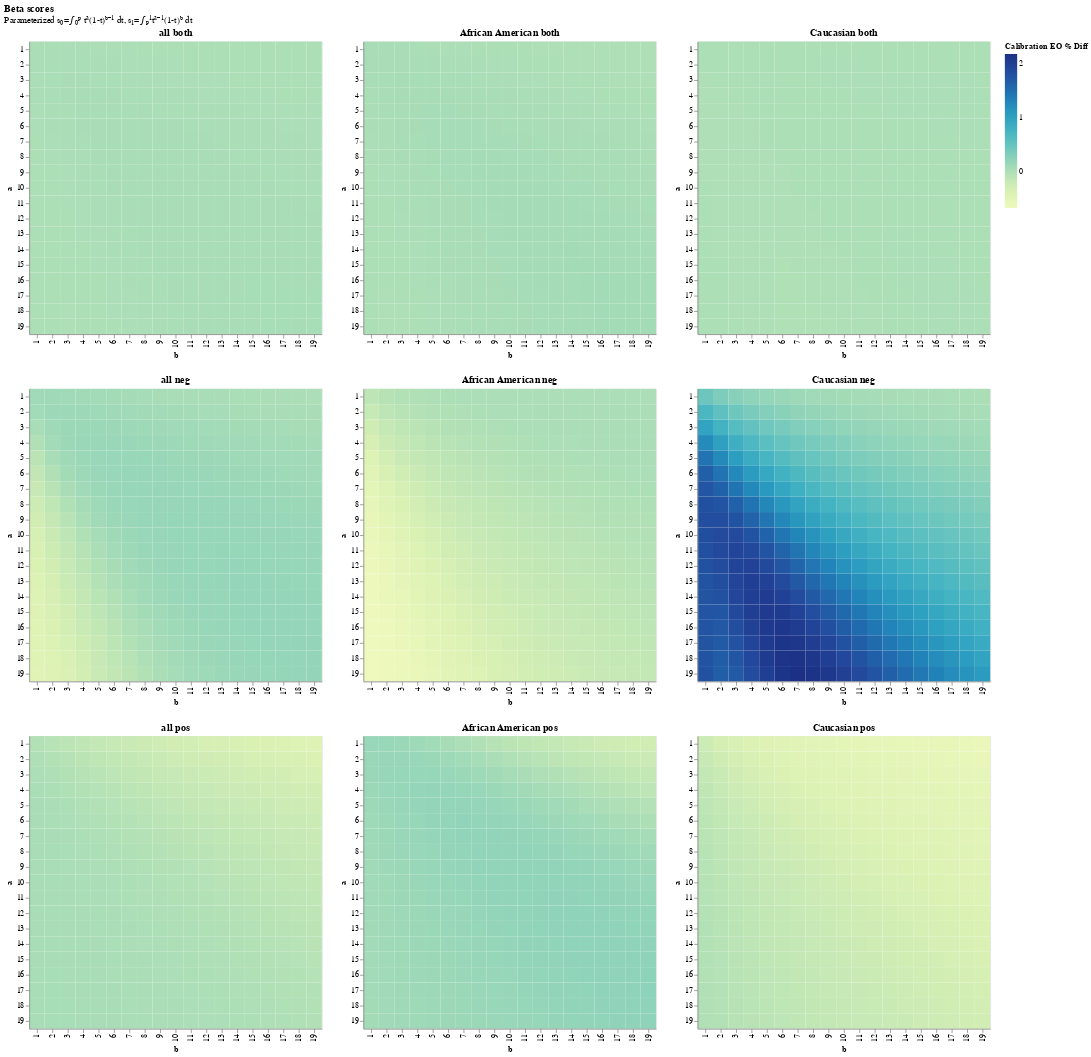

Notebook code cell kept with this figure:
### Code cell
# Plot percentage difference by a and b
charts = []
classes = ['all','pos','neg']
for c in CLASSES:
    for race in RACES_GROUPS:
        names = (race[1],c[1])
        chart = alt.Chart(scores_df).mark_rect().encode(
            x='b:O',
            y='a:O',
            color=alt.Color('cal_EO_pdiff_%s_%s' % names,title="Calibration EO % Diff")
        ).properties(title='%s %s' % names)
        charts.append(chart)
alt.concat(*charts,columns=3).properties(title=alt.Title('Beta scores',subtitle='Parameterized s₀=∫₀ᵖ tᵃ(1-t)ᵇ⁻¹ dt, s₁=∫ₚ¹tᵃ⁻¹(1-t)ᵇ dt'))

### Figure 1 — Vega-Lite specification as saved in the notebook (floating-point values rounded to 4 significant figures; data arrays with more than 128 entries replaced by an {"elided": "..."} marker saying what was removed)
{"config": {"view": {"continuousWidth": 300, "continuousHeight": 300}}, "concat": [{"mark": {"type": "rect"}, "encoding": {"color": {"field": "cal_EO_pdiff_all_both", "title": "Calibration EO % Diff", "type": "quantitative"}, "x": {"field": "b", "type": "ordinal"}, "y": {"field": "a", "type": "ordinal"}}, "title": "all both"}, {"mark": {"type": "rect"}, "encoding": {"color": {"field": "cal_EO_pdiff_African American_both", "title": "Calibration EO % Diff", "type": "quantitative"}, "x": {"field": "b", "type": "ordinal"}, "y": {"field": "a", "type": "ordinal"}}, "title": "African American both"}, {"mark": {"type": "rect"}, "encoding": {"color": {"field": "cal_EO_pdiff_Caucasian_both", "title": "Calibration EO % Diff", "type": "quantitative"}, "x": {"field": "b", "type": "ordinal"}, "y": {"field": "a", "type": "ordinal"}}, "title": "Caucasian both"}, {"mark": {"type": "rect"}, "encoding": {"color": {"field": "cal_EO_pdiff_all_neg", "title": "Calibration EO % Diff", "type": "quantitative"}, "x": {"field": "b", "type": "ordinal"}, "y": {"field": "a", "type": "ordinal"}}, "title": "all neg"}, {"mark": {"type": "rect"}, "encoding": {"color": {"field": "cal_EO_pdiff_African American_neg", "title": "Calibration EO % Diff", "type": "quantitative"}, "x": {"field": "b", "type": "ordinal"}, "y": {"field": "a", "type": "ordinal"}}, "title": "African American neg"}, {"mark": {"type": "rect"}, "encoding": {"color": {"field": "cal_EO_pdiff_Caucasian_neg", "title": "Calibration EO % Diff", "type": "quantitative"}, "x": {"field": "b", "type": "ordinal"}, "y": {"field": "a", "type": "ordinal"}}, "title": "Caucasian neg"}, {"mark": {"type": "rect"}, "encoding": {"color": {"field": "cal_EO_pdiff_all_pos", "title": "Calibration EO % Diff", "type": "quantitative"}, "x": {"field": "b", "type": "ordinal"}, "y": {"field": "a", "type": "ordinal"}}, "title": "all pos"}, {"mark": {"type": "rect"}, "encoding": {"color": {"field": "cal_EO_pdiff_African American_pos", "title": "Calibration EO % Diff", "type": "quantitative"}, "x": {"field": "b", "type": "ordinal"}, "y": {"field": "a", "type": "ordinal"}}, "title": "African American pos"}, {"mark": {"type": "rect"}, "encoding": {"color": {"field": "cal_EO_pdiff_Caucasian_pos", "title": "Calibration EO % Diff", "type": "quantitative"}, "x": {"field": "b", "type": "ordinal"}, "y": {"field": "a", "type": "ordinal"}}, "title": "Caucasian pos"}], "columns": 3, "data": {"name": "data-1ee462b085975cc5ebed7d4ee7d3abbc"}, "title": {"text": "Beta scores", "subtitle": "Parameterized s₀=∫₀ᵖ tᵃ(1-t)ᵇ⁻¹ dt, s₁=∫ₚ¹tᵃ⁻¹(1-t)ᵇ dt"}, "$schema": "https://vega.github.io/schema/vega-lite/v5.8.0.json", "datasets": {"data-1ee462b085975cc5ebed7d4ee7d3abbc": {"elided": "361 records"}}}
